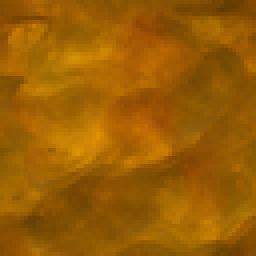
#> input picture Tools/bellwake/surface_sources/amber-glass.png, 64 x 64 px, given in place of workyard-goods.png, which was not available (shown 4 times larger)
$ python workyard_paint.py
#> lines starting #> are read from the running program, lines starting #| are printed output that depends on the picture
"""Original surface paintings fitted to the stock in each workshop."""

from pathlib import Path
import numpy as np
from PIL import Image

SOURCES = Path(__file__).resolve().parent / "surface_sources"
SWATCHES = (
    "crate",
    "lid",
    "rope",
    "canvas",
    "grain",
    "bread",
    "basket",
    "jug",
    "metal",
    "tile",
    "paper",
    "book",
    "log",
    "end",
    "leaves",
    "wool",
    "apple",
    "quince",
    "stem",
    "calyx",
    "staves",
    "cask_lid",
    "bronze",
    "iron",
    "pages",
    "spine",
    "jar_mouth",
    "salt_glaze",
    "shoot",
    "sail",
    "wool_end",
    "yarn",
)


# Grade large marks for the room light. Leave the dark jar mouth and metal patina intact.
def paint(path):
    sheet = Image.new("RGB", (512, 256))
#> sheet: PIL image 512x256 RGB; every value is 0
    for bank, source in enumerate(("workyard-goods", "workyard-details")):
        with Image.open(SOURCES / (source + ".png")) as image:
#> image is the input picture: PIL image 64x64 RGB; mean R, G, B 154.3, 94, 3.4
            for item in range(16):
                x, y = (item % 4) * 120, (item // 4) * 120
                tile = image.crop((x, y, x + 120, y + 120)).resize(
                    (60, 60), Image.Resampling.LANCZOS
                )
                paint_pixels = np.asarray(tile, dtype=float)
                mean = paint_pixels.mean(axis=(0, 1))
                pigment = mean + 0.82 * (paint_pixels - mean)
                pigment = np.uint8(np.clip(np.rint(pigment), 0, 255))
                # Edge extrusion protects the body and cap colours in the mip chain.
                patch = np.pad(pigment, ((2, 2), (2, 2), (0, 0)), mode="edge")
                sheet.paste(
                    Image.fromarray(patch), (bank * 256 + item % 4 * 64, item // 4 * 64)
                )
#> this loop made 16 passes
#> mean on passes 1 to 12: [43.92, 26.76, 0.96], [0, 0, 0], [0, 0, 0], [0, 0, 0], [0, 0, 0], [0, 0, 0], [0, 0, 0], [0, 0, 0], [0, 0, 0], [0, 0, 0], [0, 0, 0], [0, 0, 0]
#> pass 1, in paint, `tile = image.crop((x, y, x + 120, y + 120)).resize( (60, 60), Image.Re..`:
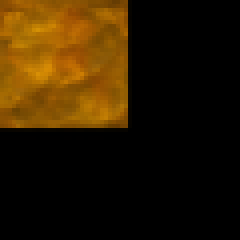
#> tile: PIL image 60x60 RGB (shown 4 times larger); mean R, G, B 43.9, 26.8, 1
#> pass 1, in paint, `pigment = mean + 0.82 * (paint_pixels - mean)`:
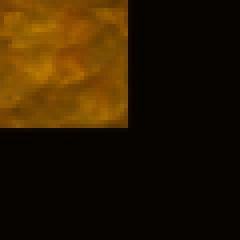
#> pigment: shape (60, 60, 3) float64 (shown 4 times larger); mean R, G, B 43.9, 26.8, 1
#> after the loop: patch: shape (64, 64, 3); every value is 0
#> after the loop: pigment: shape (60, 60, 3); every value is 0
#> after the loop:
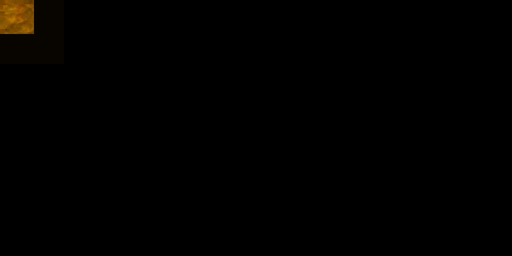
#> sheet: PIL image 512x256 RGB; mean R, G, B 1.4, 0.8, 0
#> pass 2 of the loop in paint, `for bank, source in enumerate(("workyard-goods", "workyard-details")):`:
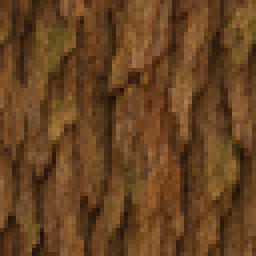
#> input picture Tools/bellwake/surface_sources/bark.png, 64 x 64 px, given in place of workyard-details.png, which was not available (shown 4 times larger)
#> in paint, image is the input picture: PIL image 64x64 RGB; mean R, G, B 102.8, 67.2, 33.7
#> the loop in paint, `for item in range(16):` made 16 passes
#> pass 1, in paint, `tile = image.crop((x, y, x + 120, y + 120)).resize( (60, 60), Image.Re..`:
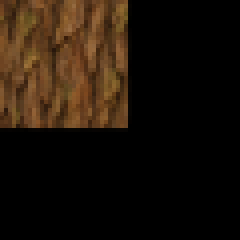
#> tile: PIL image 60x60 RGB (shown 4 times larger); mean R, G, B 29.3, 19.1, 9.6
#> after the loop in paint, `for item in range(16):`:
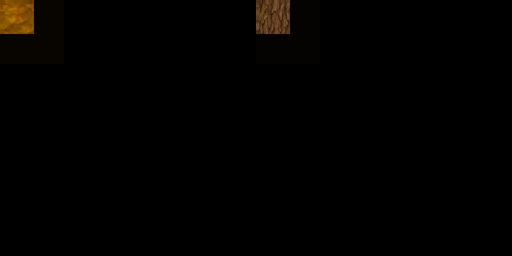
#> sheet: PIL image 512x256 RGB; mean R, G, B 2.3, 1.4, 0.3
    sheet.save(path, optimize=True)


def uv_for(name, u, v):
    bank, cell = divmod(SWATCHES.index(name), 16)
    x = bank * 256 + cell % 4 * 64
    y = cell // 4 * 64
    return (x + 2.5 + 59 * u) / 512, 1 - (y + 2.5 + 59 * (1 - v)) / 256


if __name__ == "__main__":
    paint(SOURCES.parents[2] / "Assets/Resources/Bellwake/Textures/YardGoods.png")
